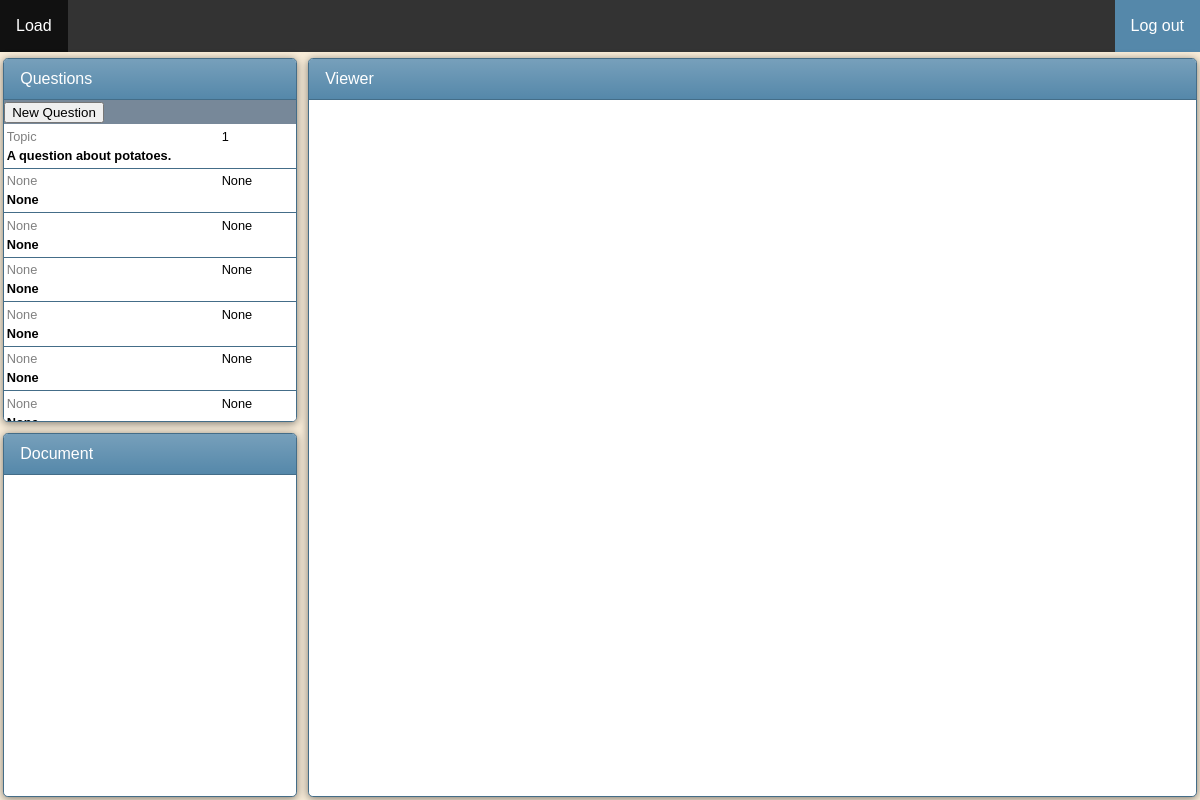
The page / (signed in) on the database its author committed.
### app.py (models this page shows)
class Question(db.Model):
    __tablename__ = 'question'
    id = db.Column(db.Integer, primary_key = True)
    marks = db.Column(db.Integer)
    content = db.Column(db.String)
    topic = db.Column(db.String)
    course = db.Column(db.String)
    description = db.Column(db.String)
    qImages = db.Column(db.PickleType)
    msImages = db.Column(db.PickleType)

### app.py (the view)
@app.route("/")
def home():
    if 'username' in session:
        user = User.query.filter_by(username=session['username'])
        return render_template('index.html', user=user, questions=Question.query.all())
    else:
        return redirect(url_for('login'))

### templates/index.html (shortened to what this page needs)
{% extends 'base.html' %}
{% block head %}
{{ super() }}
{% endblock %}
{% block body %}
<div class="container">
  <nav class="topnav">
    <ul>
      <li><a href="#load">Load</a></li>
      <li style="float:right"><a class="active" href="{{ url_for('logout') }}">Log out</a></li>
    </ul>
  </nav>
  <div class="panel questions">
    <div class="panel-header">Questions</div>
    <div class="panel-actions">
      <button type="button" id="new_question">New Question</button>
    </div>
    <div class="panel-body">
      <ul class="questions" id="qdb">
        {% include 'questions.html' %}
      </ul>
    </div>
  </div>
  <div class="panel viewer">
    <div class="panel-header">
      Viewer
    </div>
  </div>
  <div class="panel document">
    <div class="panel-header">
      Document
    </div>
  </div>
</div>
{% endblock %}

### templates/questions.html
{% for question in questions %}
    <li  class="question" data-id="{{ question.id }}">
        <div class="question-topic">
            {{ question.topic }}
        </div>
        <div class="question-marks">
            {{ question.marks }}
        </div>
        <div class="question-description">
            {{ question.description }}
        </div>
    </li>
{% endfor %}

### static/style.css (style rules this page uses)
body { font-family: Arial, Helvetica, sans-serif; font-size: 16px; line-height: 1.5; margin: 0; background: rgb(250, 238, 218); }
.topnav ul { list-style-type: none; margin: 0; padding: 0; overflow: hidden; background-color: #333; }
.topnav li { float: left; }
.topnav li a { display: block; color: white; text-align: center; padding: 14px 16px; text-decoration: none; }
.topnav li .active { background-color: #58a; }
.container { display: grid; height: 100vh; grid-gap: 5px; grid-template-columns: 300px 1fr; grid-template-rows: 50px 1fr 1fr; grid-template-areas: "topnav topnav" "questions viewer" "document viewer" }
.topnav { grid-area: topnav; }
.questions { grid-area: questions; }
.document { grid-area: document; }
.viewer { grid-area: viewer; }
.panel { display: grid; grid-template-rows: auto auto 1fr auto; margin: 0.2em; background-color: #fff; color: #fff; border: 0.1em solid #446d88; border-radius: 0.3em; box-shadow: 0 0.1em 0.5em rgba(0,0,0,0.5); overflow: auto; }
.panel-header { background: #58a linear-gradient(hsla(0,0%,100%,.2), transparent); padding: 0.5em 1em; border-radius: 0.1em 0.1em 0 0; border-bottom: 0.1em solid #446d88; }
.panel-actions { background-color: lightslategray; }
.panel-body { overflow-y: scroll; display: block; }
ul.questions { list-style-type: none; margin: 0; padding: 0; }
.question { display: grid; font-size: 0.8em; grid-template-columns: 3fr 1fr; grid-template-rows: 1fr 1fr; grid-template-areas: "question-topic question-marks" "question-description question-marks"; background-color: white; height: 3em; color: black; padding: 0.2em; border-bottom: 0.1em solid #446d88; overflow: hidden; }
.question-topic { color: gray; margin: 0; }
div.question-description { font-weight: bold; color: black; height: 3em; }
div.question-marks { align-content: center; }

### rows shown on the page
Question: topic "Topic", marks "1", description "A question about potatoes."
Question: topic "None", marks "None", description "None"
Question: topic "None", marks "None", description "None"
Question: topic "None", marks "None", description "None"
Question: topic "None", marks "None", description "None"
Question: topic "None", marks "None", description "None"
Question: topic "None", marks "None"
